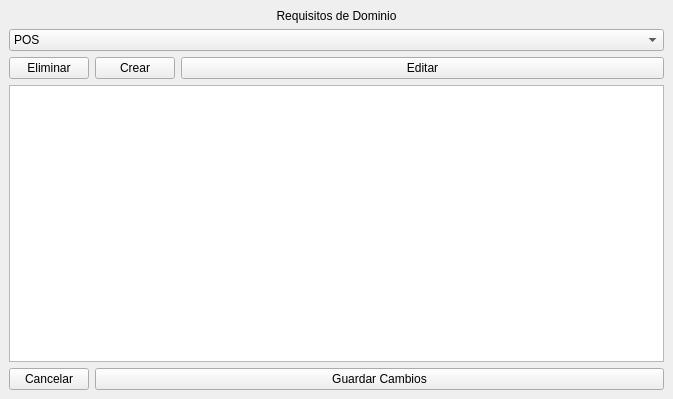
<?xml version="1.0" encoding="UTF-8"?>
<ui version="4.0">
 <class>RequisitosdeDominio</class>
 <widget class="QMainWindow" name="RequisitosdeDominio">
  <property name="geometry">
   <rect>
    <x>0</x>
    <y>0</y>
    <width>673</width>
    <height>399</height>
   </rect>
  </property>
  <property name="sizePolicy">
   <sizepolicy hsizetype="Minimum" vsizetype="Preferred">
    <horstretch>0</horstretch>
    <verstretch>0</verstretch>
   </sizepolicy>
  </property>
  <property name="windowTitle">
   <string>Requisitos de Dominio asociados a la Solución Especifica</string>
  </property>
  <property name="unifiedTitleAndToolBarOnMac">
   <bool>false</bool>
  </property>
  <widget class="QWidget" name="centralwidget">
   <layout class="QGridLayout" name="gridLayout">
    <item row="0" column="0">
     <widget class="QLabel" name="lb_requisitoDominio">
      <property name="text">
       <string>Requisitos de Dominio</string>
      </property>
      <property name="alignment">
       <set>Qt::AlignCenter</set>
      </property>
     </widget>
    </item>
    <item row="2" column="0">
     <layout class="QVBoxLayout" name="verticalLayout">
      <property name="sizeConstraint">
       <enum>QLayout::SetFixedSize</enum>
      </property>
      <item>
       <widget class="QComboBox" name="cb_dominios">
        <item>
         <property name="text">
          <string>POS</string>
         </property>
        </item>
       </widget>
      </item>
      <item>
       <layout class="QHBoxLayout" name="horizontalLayout_2">
        <item>
         <widget class="QPushButton" name="pb_crearDominio_2">
          <property name="sizePolicy">
           <sizepolicy hsizetype="Maximum" vsizetype="Fixed">
            <horstretch>0</horstretch>
            <verstretch>0</verstretch>
           </sizepolicy>
          </property>
          <property name="text">
           <string>Eliminar</string>
          </property>
          <property name="icon">
           <iconset theme="remove"/>
          </property>
         </widget>
        </item>
        <item>
         <widget class="QPushButton" name="pb_crearDominio_3">
          <property name="sizePolicy">
           <sizepolicy hsizetype="Fixed" vsizetype="Fixed">
            <horstretch>0</horstretch>
            <verstretch>0</verstretch>
           </sizepolicy>
          </property>
          <property name="text">
           <string>Crear</string>
          </property>
          <property name="icon">
           <iconset theme="add"/>
          </property>
         </widget>
        </item>
        <item>
         <widget class="QPushButton" name="pb_crearDominio_4">
          <property name="sizePolicy">
           <sizepolicy hsizetype="Minimum" vsizetype="Fixed">
            <horstretch>0</horstretch>
            <verstretch>0</verstretch>
           </sizepolicy>
          </property>
          <property name="text">
           <string>Editar</string>
          </property>
          <property name="icon">
           <iconset theme="edit">
            <normaloff>.</normaloff>.</iconset>
          </property>
         </widget>
        </item>
       </layout>
      </item>
      <item>
       <widget class="QListWidget" name="lw_dominios"/>
      </item>
      <item>
       <layout class="QHBoxLayout" name="horizontalLayout">
        <item>
         <widget class="QPushButton" name="pb_eliminarDominio">
          <property name="sizePolicy">
           <sizepolicy hsizetype="Fixed" vsizetype="Fixed">
            <horstretch>0</horstretch>
            <verstretch>0</verstretch>
           </sizepolicy>
          </property>
          <property name="text">
           <string>Cancelar</string>
          </property>
         </widget>
        </item>
        <item>
         <widget class="QPushButton" name="pb_crearDominio">
          <property name="text">
           <string>Guardar Cambios</string>
          </property>
         </widget>
        </item>
       </layout>
      </item>
     </layout>
    </item>
   </layout>
  </widget>
 </widget>
 <resources/>
 <connections/>
</ui>
